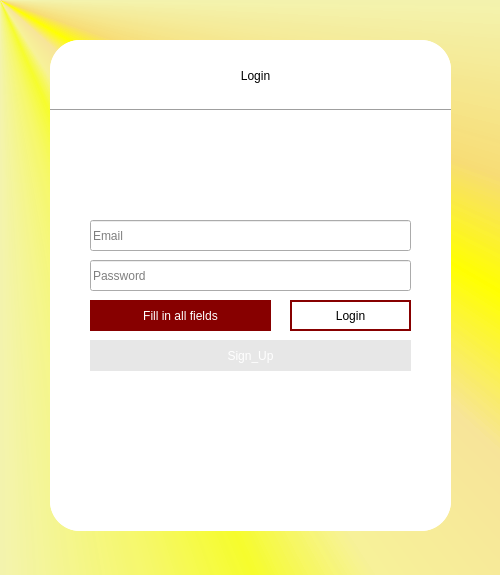
<?xml version="1.0" encoding="UTF-8"?>
<ui version="4.0">
 <class>LoginRegistration</class>
 <widget class="QMainWindow" name="LoginRegistration">
  <property name="geometry">
   <rect>
    <x>0</x>
    <y>0</y>
    <width>500</width>
    <height>575</height>
   </rect>
  </property>
  <property name="minimumSize">
   <size>
    <width>500</width>
    <height>575</height>
   </size>
  </property>
  <property name="maximumSize">
   <size>
    <width>500</width>
    <height>575</height>
   </size>
  </property>
  <property name="windowTitle">
   <string>LoginRegistration</string>
  </property>
  <property name="styleSheet">
   <string notr="true">#centralwidget{
	background-color: qconicalgradient(cx:0, cy:0, angle:135, stop:0 rgba(255, 255, 0, 69), stop:0.375 rgba(255, 255, 0, 69), stop:0.423533 rgba(251, 255, 0, 145), stop:0.45 rgba(247, 255, 0, 208), stop:0.477581 rgba(255, 244, 71, 130), stop:0.518717 rgba(255, 218, 71, 130), stop:0.55 rgba(255, 255, 0, 255), stop:0.57754 rgba(255, 203, 0, 130), stop:0.625 rgba(255, 255, 0, 69), stop:1 rgba(255, 255, 0, 69));
}

#RegistrationFrame{
	background: #fff;
	border-radius: 30px;
}

#RegistrationLabel , #LoginLabel{
	font: 25 italic 30pt &quot;Nork New&quot;;
}

#RegistrationInfoLabel{
	font: 15pt &quot;Russian Chance&quot;;
}

#InfoName_1, #InfoName_2, #InfoName_3, #InfoName_4, #InfoName_5{
	font: 75 italic 11pt &quot;Russian Bodoni&quot;;
}

#RegistrationPushButton{
  	font: 75 14pt &quot;Russian Antiqua&quot;;
 	background-color: white; 
  	color: black; 
 	border: 2px solid #4CAF50;
}

#RegistrationPushButton:hover{
 	background-color: #4CAF50;
  	color: white;
}

#RegistrationErrorList{
    background:#4CAF50;
	font: italic 11pt &quot;Aramian Normal&quot;;
    color:white;
}

#LoginErrorList{
	background: rgb(135, 0, 0);
	font: italic 11pt &quot;Aramian Normal&quot;;
	color:white;
}

#LoginFrame{
	background: #fff;
	border-radius: 30px;
   	background-color: qlineargradient(spread:pad, x1:0, y1:1, x2:1, y2:0, stop:0 		rgba(153, 63, 63, 255), stop:1 rgba(255, 255, 255, 255));
}

#LoginPushButton{
	 font: 75 14pt &quot;Russian Antiqua&quot;;
 	 background-color: white; 
 	 color: black; 
 	 border: 2px solid rgb(135, 0, 0);
}

#LoginPushButton:hover{
 	 background-color:  rgb(135, 0, 0);
 	 color: white;
}

#LoginEmailLineEdit , #LoginPasswordLineEdit {
	font: 14pt &quot;MV Boli&quot;;
}

#RegistrationLink , #LoginLink{
	background-color: #e7e7e7;
 	font: 14pt &quot;MV Boli&quot;;
 	color: white;
  	border:none;
}

#RegistrationLink:hover , #LoginLink:hover {
	background-color: white;
 	color: black;
	border: 2px solid #e7e7e7;
}</string>
  </property>
  <widget class="QWidget" name="centralwidget">
   <widget class="QFrame" name="RegistrationFrame">
    <property name="geometry">
     <rect>
      <x>50</x>
      <y>40</y>
      <width>401</width>
      <height>491</height>
     </rect>
    </property>
    <property name="frameShape">
     <enum>QFrame::StyledPanel</enum>
    </property>
    <property name="frameShadow">
     <enum>QFrame::Raised</enum>
    </property>
    <widget class="Line" name="line">
     <property name="geometry">
      <rect>
       <x>0</x>
       <y>100</y>
       <width>401</width>
       <height>20</height>
      </rect>
     </property>
     <property name="orientation">
      <enum>Qt::Horizontal</enum>
     </property>
    </widget>
    <widget class="QPushButton" name="RegistrationPushButton">
     <property name="geometry">
      <rect>
       <x>260</x>
       <y>400</y>
       <width>101</width>
       <height>31</height>
      </rect>
     </property>
     <property name="styleSheet">
      <string notr="true"/>
     </property>
     <property name="text">
      <string>Sing Up</string>
     </property>
    </widget>
    <widget class="QWidget" name="layoutWidget">
     <property name="geometry">
      <rect>
       <x>0</x>
       <y>10</y>
       <width>401</width>
       <height>91</height>
      </rect>
     </property>
     <layout class="QVBoxLayout" name="verticalLayout">
      <item>
       <widget class="QLabel" name="RegistrationLabel">
        <property name="text">
         <string>Register</string>
        </property>
        <property name="alignment">
         <set>Qt::AlignCenter</set>
        </property>
       </widget>
      </item>
      <item>
       <widget class="QLabel" name="RegistrationInfoLabel">
        <property name="text">
         <string>Please fill in the form to create an account</string>
        </property>
        <property name="alignment">
         <set>Qt::AlignCenter</set>
        </property>
       </widget>
      </item>
     </layout>
    </widget>
    <widget class="QWidget" name="layoutWidget">
     <property name="geometry">
      <rect>
       <x>40</x>
       <y>115</y>
       <width>321</width>
       <height>271</height>
      </rect>
     </property>
     <layout class="QVBoxLayout" name="verticalLayout_2">
      <item>
       <widget class="QLabel" name="InfoName_1">
        <property name="text">
         <string>First Name</string>
        </property>
       </widget>
      </item>
      <item>
       <widget class="QLineEdit" name="FirstNameLineEdit">
        <property name="alignment">
         <set>Qt::AlignLeading|Qt::AlignLeft|Qt::AlignVCenter</set>
        </property>
       </widget>
      </item>
      <item>
       <widget class="QLabel" name="InfoName_2">
        <property name="text">
         <string>Last Name</string>
        </property>
       </widget>
      </item>
      <item>
       <widget class="QLineEdit" name="LastNameLineEdit"/>
      </item>
      <item>
       <widget class="QLabel" name="InfoName_3">
        <property name="text">
         <string>Email</string>
        </property>
       </widget>
      </item>
      <item>
       <widget class="QLineEdit" name="EmailLineEdit"/>
      </item>
      <item>
       <widget class="QLabel" name="InfoName_4">
        <property name="text">
         <string>Password</string>
        </property>
       </widget>
      </item>
      <item>
       <widget class="QLineEdit" name="PasswordLineEdit">
        <property name="echoMode">
         <enum>QLineEdit::Password</enum>
        </property>
       </widget>
      </item>
      <item>
       <widget class="QLabel" name="InfoName_5">
        <property name="text">
         <string>Confirm Password</string>
        </property>
       </widget>
      </item>
      <item>
       <widget class="QLineEdit" name="ConfPasswordLineEdit">
        <property name="echoMode">
         <enum>QLineEdit::Password</enum>
        </property>
       </widget>
      </item>
     </layout>
    </widget>
    <widget class="QLabel" name="RegistrationErrorList">
     <property name="geometry">
      <rect>
       <x>40</x>
       <y>400</y>
       <width>201</width>
       <height>31</height>
      </rect>
     </property>
     <property name="text">
      <string>Please fill in all fields</string>
     </property>
     <property name="alignment">
      <set>Qt::AlignCenter</set>
     </property>
    </widget>
    <widget class="QPushButton" name="LoginLink">
     <property name="geometry">
      <rect>
       <x>40</x>
       <y>442</y>
       <width>321</width>
       <height>31</height>
      </rect>
     </property>
     <property name="text">
      <string>Sign_in</string>
     </property>
    </widget>
   </widget>
   <widget class="QFrame" name="LoginFrame">
    <property name="geometry">
     <rect>
      <x>50</x>
      <y>40</y>
      <width>401</width>
      <height>491</height>
     </rect>
    </property>
    <property name="frameShape">
     <enum>QFrame::StyledPanel</enum>
    </property>
    <property name="frameShadow">
     <enum>QFrame::Raised</enum>
    </property>
    <widget class="QLabel" name="LoginLabel">
     <property name="geometry">
      <rect>
       <x>0</x>
       <y>10</y>
       <width>411</width>
       <height>51</height>
      </rect>
     </property>
     <property name="text">
      <string>Login</string>
     </property>
     <property name="alignment">
      <set>Qt::AlignCenter</set>
     </property>
    </widget>
    <widget class="Line" name="line_2">
     <property name="geometry">
      <rect>
       <x>0</x>
       <y>60</y>
       <width>411</width>
       <height>20</height>
      </rect>
     </property>
     <property name="orientation">
      <enum>Qt::Horizontal</enum>
     </property>
    </widget>
    <widget class="QLineEdit" name="LoginEmailLineEdit">
     <property name="geometry">
      <rect>
       <x>40</x>
       <y>180</y>
       <width>321</width>
       <height>31</height>
      </rect>
     </property>
     <property name="placeholderText">
      <string>Email</string>
     </property>
    </widget>
    <widget class="QLineEdit" name="LoginPasswordLineEdit">
     <property name="geometry">
      <rect>
       <x>40</x>
       <y>220</y>
       <width>321</width>
       <height>31</height>
      </rect>
     </property>
     <property name="echoMode">
      <enum>QLineEdit::Password</enum>
     </property>
     <property name="placeholderText">
      <string>Password</string>
     </property>
    </widget>
    <widget class="QPushButton" name="LoginPushButton">
     <property name="geometry">
      <rect>
       <x>240</x>
       <y>260</y>
       <width>121</width>
       <height>31</height>
      </rect>
     </property>
     <property name="text">
      <string>Login</string>
     </property>
    </widget>
    <widget class="QLabel" name="LoginErrorList">
     <property name="geometry">
      <rect>
       <x>40</x>
       <y>260</y>
       <width>181</width>
       <height>31</height>
      </rect>
     </property>
     <property name="text">
      <string>Fill in all fields</string>
     </property>
     <property name="alignment">
      <set>Qt::AlignCenter</set>
     </property>
    </widget>
    <widget class="QPushButton" name="RegistrationLink">
     <property name="geometry">
      <rect>
       <x>40</x>
       <y>300</y>
       <width>321</width>
       <height>31</height>
      </rect>
     </property>
     <property name="text">
      <string>Sign_Up</string>
     </property>
    </widget>
   </widget>
  </widget>
 </widget>
 <resources/>
 <connections/>
</ui>
